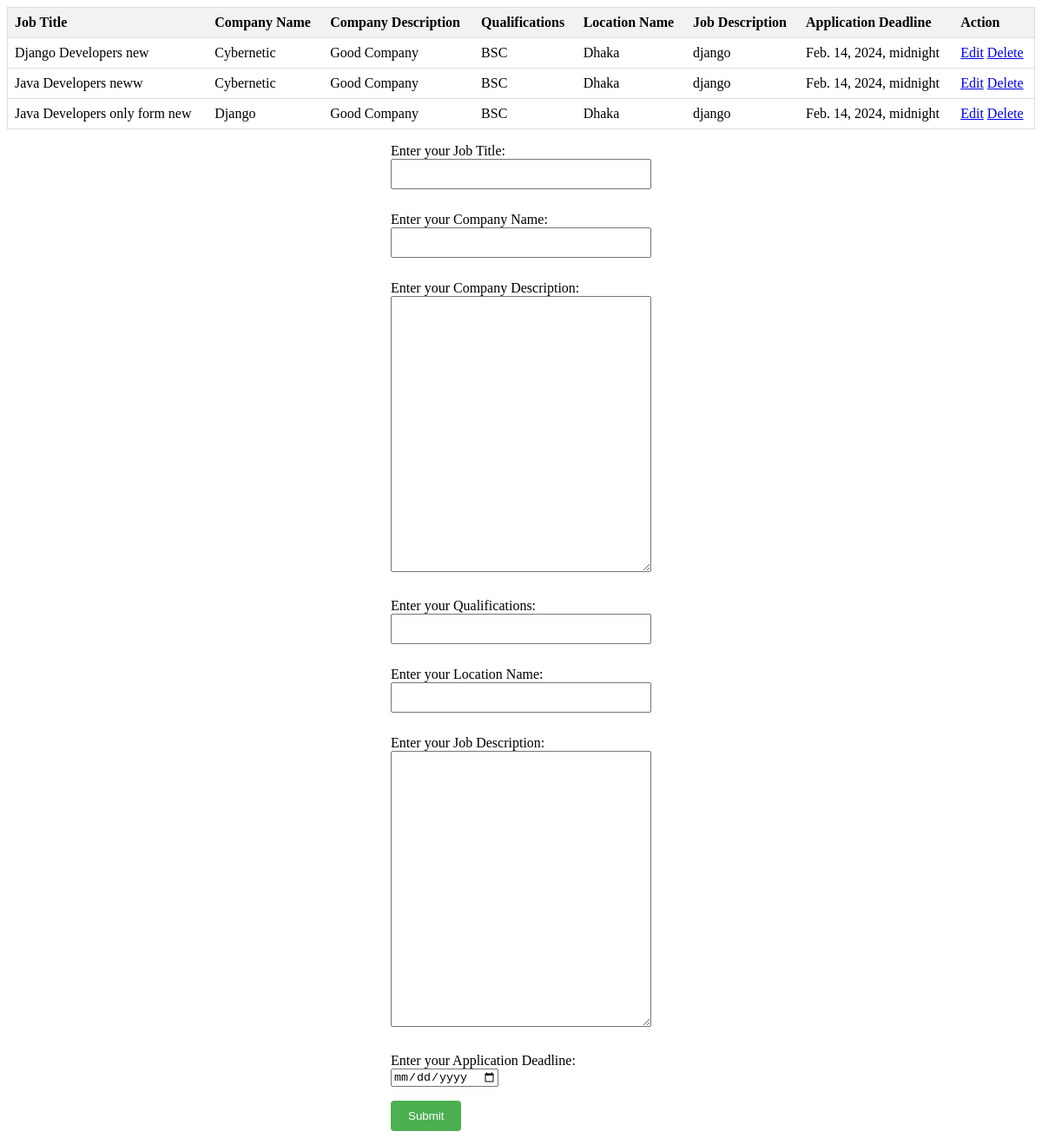
The page /viewJob on the database its author committed.
### myapp/models.py (models this page shows, shortened)
class AddJobTable(models.Model):
    myJob_Title=models.CharField(max_length=100)
    Company_Name=models.CharField(max_length=100)
    Company_Description=models.CharField(max_length=100)
    Qualifications=models.CharField(max_length=100)
    Location_Name=models.CharField(max_length=100)
    Job_Description=models.CharField(max_length=100)
    Application_Deadline=models.DateTimeField(max_length=100)

### myproject/views.py (the view)
# urls.py: path('viewJob', viewJob, name='viewJob'),
def viewJob(request):
    viewJob=AddJobTable.objects.all()
    form=adjobform()
    context={
        'viewJobs':viewJob,
        'forms':form
    }
    return render (request, 'job.html', context)

### myapp/forms.py
class adjobform(forms.ModelForm):
    class Meta:
        model=AddJobTable
        fields= ['myJob_Title','Company_Name', 'Company_Description', 'Qualifications', 'Location_Name', 'Job_Description', 'Application_Deadline']
        labels={
            'myJob_Title':'Enter your Job Title',
            'Company_Name':'Enter your Company Name',
            'Company_Description' : 'Enter your Company Description',
            'Qualifications':'Enter your Qualifications',
            'Location_Name':'Enter your Location Name',
            'Job_Description':'Enter your Job Description',
            'Application_Deadline':'Enter your Application Deadline',
        }
        widgets= {
            'Application_Deadline':forms.DateTimeInput(
                attrs={'type': 'date', 'placeholder': 'yyyy-mm-dd (DOB)'}
            ),
            'Company_Description': forms.Textarea(attrs={'cols': 80, 'rows': 20}),
            'Job_Description': forms.Textarea(attrs={'cols': 80, 'rows': 20}),
        }

### templates/job.html (shortened to what this page needs)
<!DOCTYPE html>
<html lang="en">
<head>
</head>
<body>
<table>
    <thead>
        <tr>
            <th>Job Title</th>
            <th>Company Name</th>
            <th>Company Description</th>
            <th>Qualifications</th>
            <th>Location Name</th>
            <th>Job Description</th>
            <th>Application Deadline</th>
            <th>Action</th>
        </tr>
    </thead>
    {% for i in viewJobs  %}
    <tbody>
        <tr>
            <td>{{i.myJob_Title}}</td>
            <td>{{i.Company_Name}}</td>
            <td>{{i.Company_Description}}</td>
            <td>{{i.Qualifications}}</td>
            <td>{{i.Location_Name}}</td>
            <td>{{i.Job_Description}}</td>
            <td>{{i.Application_Deadline}}</td>
            <td>
                <a href="{% url "editjob" i.id %}">Edit</a>
                <a href="{% url "deleteJob" i.id %}">Delete</a>
            </td>
        </tr>
    </tbody>
    {% endfor %}
</table>
<form action="{% url "adjob" %}" method="post">
    {{forms.as_p}}
    <input type="submit" value="Submit">
</form>
</body>
</html>
</body>
</html>

### templates/job.html (style rules this page uses)
table { width: 100%; border-collapse: collapse; border: 1px solid #ddd; }
th, td { padding: 8px; border-bottom: 1px solid #ddd; text-align: left; }
th { background-color: #f2f2f2; }
form { width: 300px; margin: 0 auto; }
input[type="text"], input[type="email"], textarea, select { width: 100%; padding: 8px; margin-bottom: 10px; box-sizing: border-box; }
input[type="submit"] { background-color: #4CAF50; color: white; padding: 10px 20px; border: none; border-radius: 4px; cursor: pointer; }

### rows shown on the page
AddJobTable: myJob_Title "Django Developers new", Company_Name "Cybernetic", Company_Description "Good Company", Qualifications "BSC", Location_Name "Dhaka", Job_Description "django", Application_Deadline "Feb. 14, 2024, midnight"
AddJobTable: myJob_Title "Java Developers neww", Company_Name "Cybernetic", Company_Description "Good Company", Qualifications "BSC", Location_Name "Dhaka", Job_Description "django", Application_Deadline "Feb. 14, 2024, midnight"
AddJobTable: myJob_Title "Java Developers only form new", Company_Name "Django", Company_Description "Good Company", Qualifications "BSC", Location_Name "Dhaka", Job_Description "django", Application_Deadline "Feb. 14, 2024, midnight"
